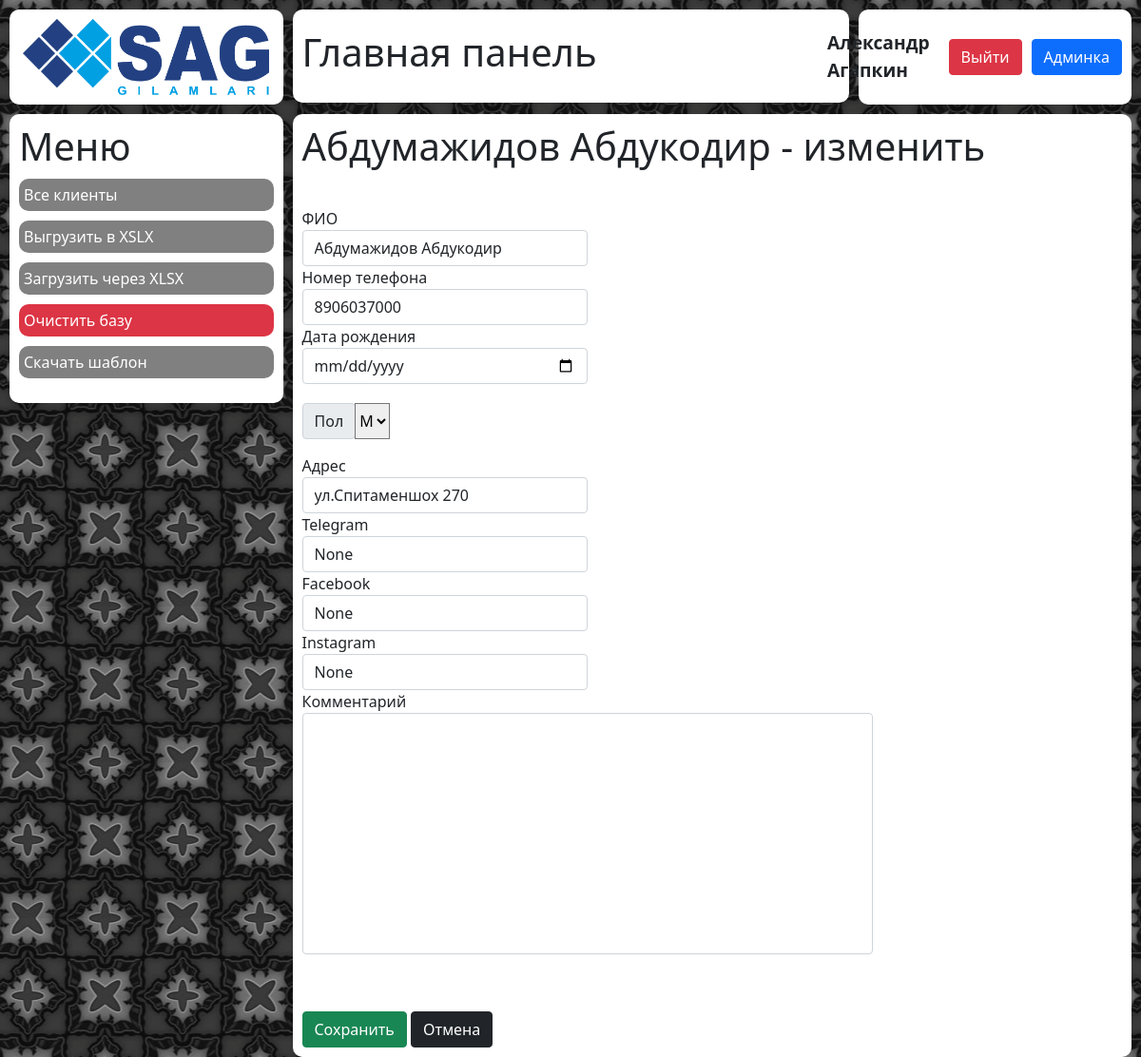
The page /customers/2135/edit/ (signed in) on the database its author committed.
### customers/models.py (models this page shows)
class Customer(models.Model):
    name = models.CharField(max_length=1000, null=True, blank=True)
    phone = models.IntegerField(null=True, blank=True)
    date_of_birth = models.DateField(null=True, blank=True)
    sex = models.CharField(max_length=1, null=True, blank=True)
    address = models.CharField(max_length=1000, null=True, blank=True)
    comment = models.TextField(null=True, blank=True)
    telegram = models.CharField(max_length=200, null=True, blank=True)
    facebook = models.CharField(max_length=200, null=True, blank=True)
    instagram = models.CharField(max_length=200, null=True, blank=True)

### customers/views.py (the view)
# urls.py: path('<int:customer_id>/edit/', views.customer_edit, name='customer_edit'),
def customer_edit(request, customer_id):
    if check_access(request.user.groups.all(), 4) or check_access(request.user.groups.all(), 5):
        customer = get_object_or_404(Customer, id=customer_id)
        if request.method == 'GET':
            groups = group_list(request.user.groups.all())
            context = {
                'customer': customer,
                'groups': groups,
            }
            template = 'customers/customer_edit.html'
            return render(request, template, context)
        elif request.method == 'POST':
            edited_customer = CustomerForm(request.POST, instance=customer)
            if edited_customer.is_valid():
                edited_customer.save()
                url = '/customers/' + str(edited_customer.save().id) + '/'
                return redirect(url)
    else:
        return redirect('/')

### mainapp/views.py (called while the page is built)
def check_access(requested_groups, number):
    groups = []
    for group in requested_groups:
        groups.append(group.id)
    if number in groups:
        return True
    else:
        return False

def group_list(groups):
    list_of_groups = []
    for group in groups:
        list_of_groups.append(group.id)
    return list_of_groups

### customers/templates/customers/customer_edit.html (shortened to what this page needs)
{% extends 'wrapper.html' %}
{% load static %}
{% block content %}
    <div class="row incidents">
        {% include 'blocks/logo.html' %}
        {% include 'blocks/title.html' %}
        {% include 'blocks/profile.html' %}
        {% include 'customers/blocks/menu.html' %}
        <div class="col-xl-9 block__wrapper tenders-new">
            <div class="block tenders-new__wrapper">
                <h1 class="tenders-new__title">{{ customer.name }} - изменить</h1>
                <form method="POST">
                    <label for="name">ФИО</label>
                    <input required type="text" class="tenders-new__input form-control" name="name" id="name" value="{{ customer.name }}">
                    <label for="phone">Номер телефона</label>
                    <input type="number" class="tenders-new__input form-control" name="phone" id="phone" value="{{ customer.phone }}">
                    <label for="date_of_birth">Дата рождения</label>
                    <input type="date" id="date_of_birth" name="date_of_birth" class="tenders-new__input form-control" value="{{ customer.date_of_birth|date:'Y-m-d'}}">
                    <div class="tenders-new__select input-group mb-3">
                        <div class="input-group-prepend">
                            <label class="input-group-text" for="sex">Пол</label>
                        </div>
                        <select class="tenders-new__input custom-select" name="sex" id="sex">
                                {% if customer.sex == 'Ж' %}
                                    <option value="М">М</option>
                                    <option value="Ж" selected>Ж</option>
                                {% else %}
                                    <option value="М" selected>М</option>
                                {% endif %}
                        </select>
                    </div>
                    <label for="address">Адрес</label>
                    <input type="text" class="tenders-new__input form-control" name="address" id="address" value="{{ customer.address }}">
                    <label for="telegram">Telegram</label>
                    <input type="text" class="tenders-new__input form-control" name="telegram" id="telegram" value="{{ customer.telegram }}">
                    <label for="facebook">Facebook</label>
                    <input type="text" class="tenders-new__input form-control" name="facebook" id="facebook" value="{{ customer.facebook }}">
                    <label for="instagram">Instagram</label>
                    <input type="text" class="tenders-new__input form-control" name="instagram" id="instagram" value="{{ customer.instagram }}">
                    <label for="comment">Комментарий</label>
                    <textarea name="comment" id="comment" cols="30" rows="10" class=" form-control tenders-new__textarea">{{ customer.comment }}</textarea>
                    <input type="submit" class="tenders-new__button btn btn-success" value="Сохранить" id="add_product">
                    <a href="{% url 'customers:customer_list' %}" class="tenders-new__button btn btn-dark">Отмена</a>
                </form>
            </div>
        </div>
    </div>
{% endblock %}

### mainapp/templates/blocks/profile.html
<div class="col-xl-3 col-12 block__wrapper profile">
    <div class="block profile__wrapper">
        <p class="profile__user">{{ request.user.first_name }} {{ request.user.last_name }}</p>
        <a href="{% url 'mainapp:logout' %}" class="btn btn-danger profile__exit">Выйти</a>
        {% if request.user.username == 'admin' %}
            <a href="/admin/" class="btn btn-primary profile__admin">Админка</a>
        {% endif %}
    </div>
</div>

### mainapp/static/css/style.css (style rules this page uses)
.incidents { padding-left: 10px; }
.profile__wrapper { display: flex; align-items: center; justify-content: flex-end; height: 100px; padding: 10px; }
.profile__user { margin: 0 20px 0 0; font-size: 1.2rem; font-weight: 600; }
.profile__exit { display: block; }
.profile__admin { display: block; margin-left: 10px; }
.tenders-new__title { margin-bottom: 40px; }
.tenders-new__wrapper { padding: 10px; }
.tenders-new__input { max-width: 300px; }
.tenders-new__textarea { max-width: 600px; resize: none; }
.tenders-new__button { margin-top: 60px; }
.tenders-new__select { margin: 20px 0; max-width: 600px; }
.body { opacity: 0; transition: all 0.3s; }
.block { background: #FFFFFF; margin: 10px 10px 0 0; border-radius: 10px; }
.block__wrapper { padding: 0; }
textarea { resize: none; }

### rows shown on the page
Customer: name "Абдумажидов Абдукодир", phone "8906037000", sex "М", address "ул.Спитаменшох 270", telegram "None", facebook "None", instagram "None"

### other values the page prints
{{ request.user.first_name }} "Александр"
{{ request.user.last_name }} "Агапкин"
